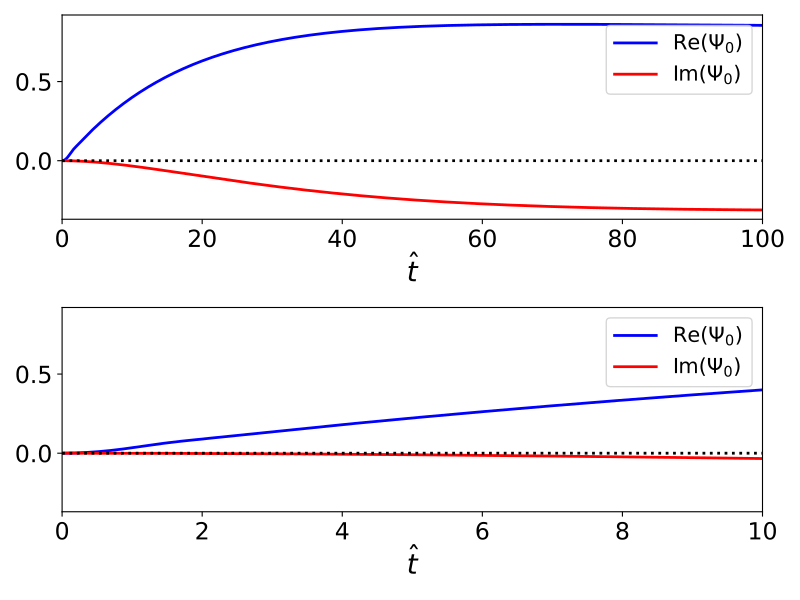

Write the Python code that produced this figure.
import math
import numpy as np
import matplotlib.pyplot as plt

infile = open ("Taylor.out", "r")

t  = []
f  = []
fe = []

for line in infile: 

    numbers = line.split() 
    c1      = float(numbers[0])
    c2      = float(numbers[1])
    c3      = float(numbers[2])
    t.append(c1)
    f.append(c2)
    fe.append(c3)
                      
fig = plt.figure (figsize=(8.0, 6.0))
plt.rc ('xtick', labelsize=17) 
plt.rc ('ytick', labelsize=17)

plt.subplot (2, 1, 1)

plt.xlim (t[0], t[-1])

plt.plot    (t, f,  color = 'blue',  linewidth = 2, linestyle = 'solid', label = r"Re($\Psi_0$)")
plt.plot    (t, fe, color = 'red',   linewidth = 2, linestyle = 'solid', label = r"Im($\Psi_0$)")
plt.axhline (0.,    color = 'black', linewidth = 2, linestyle = 'dotted')

plt.xlabel(r'$\hat{t}$', fontsize = "20")
plt.legend(fontsize = "15")

plt.subplot (2, 1, 2)

plt.xlim (0., 10.)

plt.plot    (t, f,  color = 'blue',  linewidth = 2, linestyle = 'solid', label=r"Re($\Psi_0$)")
plt.plot    (t, fe, color = 'red',   linewidth = 2, linestyle = 'solid', label=r"Im($\Psi_0$)")
plt.axhline (0.,    color = 'black', linewidth = 2, linestyle = 'dotted')

plt.xlabel(r'$\hat{t}$', fontsize = "20")
plt.legend(fontsize = "15")

plt.tight_layout ();

plt.show ()
#plt.savefig("Taylor.pdf")
